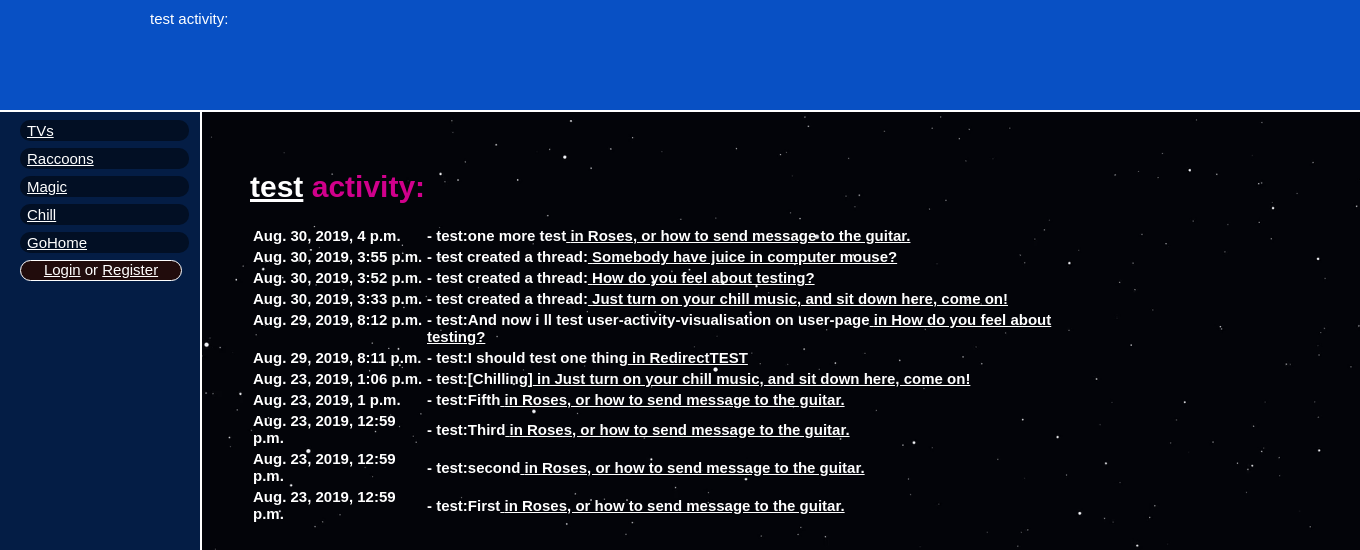
Screenshot of /users/test/activity with the database file from the repository.
### MAIN_APP/models.py (models this page shows, shortened)
class Post(models.Model):
    thread = models.ForeignKey(Thread, on_delete=models.CASCADE)
    post = models.TextField()
    login = models.CharField(max_length=30)
    date = models.DateTimeField(auto_now=True)
    pic = models.ImageField(null=True, blank=True, upload_to='posts', default=None)

class Thread(models.Model):
    thread = models.CharField(max_length=100)
    board = models.CharField(max_length=100)
    login = models.ForeignKey(User, on_delete=models.PROTECT)
    op_post = models.TextField()
    date = models.DateTimeField(auto_now=True)
    pic = models.ImageField(null=True, blank=True, upload_to='threads')
    def __str__(self):
        return self.thread

### MAIN_APP/views.py (the view)
# urls.py: re_path(r'users/(?P<user>.+)/activity', views.user_activity),
def user_activity(request, user):
    if request.user.is_authenticated:
        userpic = User_det.objects.get(username_id=request.user.id).pic
    else:
        userpic = None
    ri = User.objects.get(username=user)
    posts = Post.objects.filter(login=user).reverse()
    threads = Thread.objects.filter(login=ri.id)
    activity = []
    for j in posts:
        in_thread = Thread.objects.get(id=j.thread_id)
        activity.append({"date": j.date,
                         "content": user + ':' + j.post,
                         "thread": 'in ' + str(j.thread),
                         "ref": '/' + str(in_thread.board) + '/Thread=' + str(in_thread.id)})
    for j in threads: activity.append({"date": j.date,
                                       "content": user + " created a thread:",
                                       "thread": str(j.thread),
                                       "ref": '/' + str(j.board) + '/Thread=' + str(j.id)})
    act = sorted(activity, key=lambda k: k['date'], reverse=True)
    return render(request, 'user_activity.html', {'activity': act, 'user': user, 'userpic': userpic})

### templates/user_activity.html (shortened to what this page needs)
{% extends "base.html" %}
{% block header %}
{{user}} activity:
{% endblock header %}
{% block content %}
<div class="user_page_activity">
    <h1><a href="/users/{{user}}">{{user}}</a> activity:</h1>
    <table>
    {% for act in activity %}
        <tr align="left"><th class="small_thing">{{act.date}}</th><th> - {{act.content}}<a href="{{act.ref}}"> {{act.thread}}</a></th></tr>
    {% endfor %}
    </table>
</div>
{% endblock content %}

### static/css/base.css (style rules this page uses)
html { background-image: url(http://127.0.0.1:8000/static/images/space.png); background-repeat: repeat; list-style-type: none; background-attachment: fixed; background-size:cover; }
a { color: white; }
h1 { color: #d1008c; }
div { font-size: 15px; font-family: 'Nunito', sans-serif; text-shadow: -1px -1px -2px #ffe76b; color: white; }
.user_page_activity { margin-top:50px; margin-bottom:50px; margin-right:250px; }
.small_thing { width:170px; vertical-align:top; }

### rows the page displays
Post: date "Aug. 30, 2019, 4 p.m."
Thread: date "Aug. 30, 2019, 3:55 p.m.", thread "Somebody have juice in computer mouse?"
Thread: date "Aug. 30, 2019, 3:52 p.m.", thread "How do you feel about testing?"
Thread: date "Aug. 30, 2019, 3:33 p.m.", thread "Just turn on your chill music, and sit down here, come on!"
Post: date "Aug. 29, 2019, 8:12 p.m."
Post: date "Aug. 29, 2019, 8:11 p.m."
Post: date "Aug. 23, 2019, 1:06 p.m."
Post: date "Aug. 23, 2019, 1 p.m."
Post: date "Aug. 23, 2019, 12:59 p.m."
Post: date "Aug. 23, 2019, 12:59 p.m."
Post: date "Aug. 23, 2019, 12:59 p.m."

### other values shown
{{ user }} "test"
{{ act.content }} "test:one more test" "test created a thread:" "test created a thread:" "test created a thread:" "test:And now i ll test user-activity-visualisation on user-page" "test:I should test one thing" "test:[Chilling]" "test:Fifth" "test:Third" "test:second" "test:First"
{{ act.thread }} "in Roses, or how to send message to the guitar." "in How do you feel about testing?" "in RedirectTEST" "in Just turn on your chill music, and sit down here, come on!" "in Roses, or how to send message to the guitar." "in Roses, or how to send message to the guitar." "in Roses, or how to send message to the guitar." "in Roses, or how to send message to the guitar."
